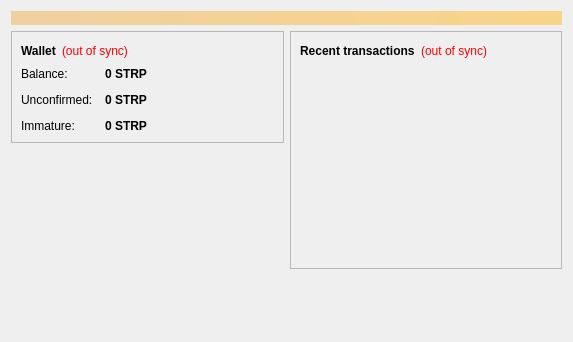
<?xml version="1.0" encoding="UTF-8"?>
<ui version="4.0">
 <class>OverviewPage</class>
 <widget class="QWidget" name="OverviewPage">
  <property name="geometry">
   <rect>
    <x>0</x>
    <y>0</y>
    <width>573</width>
    <height>342</height>
   </rect>
  </property>
  <property name="windowTitle">
   <string>Form</string>
  </property>
  <layout class="QVBoxLayout" name="topLayout">
   <item>
    <widget class="QLabel" name="labelAlerts">
     <property name="visible">
      <bool>false</bool>
     </property>
     <property name="styleSheet">
      <string notr="true">background-color: qlineargradient(x1: 0, y1: 0, x2: 1, y2: 0, stop:0 #F0D0A0, stop:1 #F8D488); color:#000000;</string>
     </property>
     <property name="wordWrap">
      <bool>true</bool>
     </property>
     <property name="margin">
      <number>3</number>
     </property>
    </widget>
   </item>
   <item>
    <layout class="QHBoxLayout" name="horizontalLayout" stretch="1,1">
     <item>
      <layout class="QVBoxLayout" name="verticalLayout_2">
       <item>
        <widget class="QFrame" name="frame">
         <property name="frameShape">
          <enum>QFrame::StyledPanel</enum>
         </property>
         <property name="frameShadow">
          <enum>QFrame::Raised</enum>
         </property>
         <layout class="QVBoxLayout" name="verticalLayout_4">
          <item>
           <layout class="QHBoxLayout" name="horizontalLayout_4">
            <item>
             <widget class="QLabel" name="label_5">
              <property name="font">
               <font>
                <weight>75</weight>
                <bold>true</bold>
               </font>
              </property>
              <property name="text">
               <string>Wallet</string>
              </property>
             </widget>
            </item>
            <item>
             <widget class="QLabel" name="labelWalletStatus">
              <property name="toolTip">
               <string>The displayed information may be out of date. Your wallet automatically synchronizes with the stripecoin network after a connection is established, but this process has not completed yet.</string>
              </property>
              <property name="styleSheet">
               <string notr="true">QLabel { color: red; }</string>
              </property>
              <property name="text">
               <string notr="true">(out of sync)</string>
              </property>
              <property name="alignment">
               <set>Qt::AlignLeading|Qt::AlignLeft|Qt::AlignVCenter</set>
              </property>
             </widget>
            </item>
            <item>
             <spacer name="horizontalSpacer_2">
              <property name="orientation">
               <enum>Qt::Horizontal</enum>
              </property>
              <property name="sizeHint" stdset="0">
               <size>
                <width>40</width>
                <height>20</height>
               </size>
              </property>
             </spacer>
            </item>
           </layout>
          </item>
          <item>
           <layout class="QFormLayout" name="formLayout_2">
            <property name="fieldGrowthPolicy">
             <enum>QFormLayout::AllNonFixedFieldsGrow</enum>
            </property>
            <property name="horizontalSpacing">
             <number>12</number>
            </property>
            <property name="verticalSpacing">
             <number>12</number>
            </property>
            <item row="0" column="0">
             <widget class="QLabel" name="label">
              <property name="text">
               <string>Balance:</string>
              </property>
             </widget>
            </item>
            <item row="0" column="1">
             <widget class="QLabel" name="labelBalance">
              <property name="font">
               <font>
                <weight>75</weight>
                <bold>true</bold>
               </font>
              </property>
              <property name="cursor">
               <cursorShape>IBeamCursor</cursorShape>
              </property>
              <property name="toolTip">
               <string>Your current balance</string>
              </property>
              <property name="text">
               <string notr="true">0 STRP</string>
              </property>
              <property name="textInteractionFlags">
               <set>Qt::LinksAccessibleByMouse|Qt::TextSelectableByKeyboard|Qt::TextSelectableByMouse</set>
              </property>
             </widget>
            </item>
            <item row="1" column="0">
             <widget class="QLabel" name="label_3">
              <property name="text">
               <string>Unconfirmed:</string>
              </property>
             </widget>
            </item>
            <item row="1" column="1">
             <widget class="QLabel" name="labelUnconfirmed">
              <property name="font">
               <font>
                <weight>75</weight>
                <bold>true</bold>
               </font>
              </property>
              <property name="cursor">
               <cursorShape>IBeamCursor</cursorShape>
              </property>
              <property name="toolTip">
               <string>Total of transactions that have yet to be confirmed, and do not yet count toward the current balance</string>
              </property>
              <property name="text">
               <string notr="true">0 STRP</string>
              </property>
              <property name="textInteractionFlags">
               <set>Qt::LinksAccessibleByMouse|Qt::TextSelectableByKeyboard|Qt::TextSelectableByMouse</set>
              </property>
             </widget>
            </item>
            <item row="2" column="0">
             <widget class="QLabel" name="labelImmatureText">
              <property name="text">
               <string>Immature:</string>
              </property>
             </widget>
            </item>
            <item row="2" column="1">
             <widget class="QLabel" name="labelImmature">
              <property name="font">
               <font>
                <weight>75</weight>
                <bold>true</bold>
               </font>
              </property>
              <property name="toolTip">
               <string>Mined balance that has not yet matured</string>
              </property>
              <property name="text">
               <string notr="true">0 STRP</string>
              </property>
              <property name="textInteractionFlags">
               <set>Qt::LinksAccessibleByMouse|Qt::TextSelectableByKeyboard|Qt::TextSelectableByMouse</set>
              </property>
             </widget>
            </item>
           </layout>
          </item>
         </layout>
        </widget>
       </item>
       <item>
        <spacer name="verticalSpacer">
         <property name="orientation">
          <enum>Qt::Vertical</enum>
         </property>
         <property name="sizeHint" stdset="0">
          <size>
           <width>20</width>
           <height>40</height>
          </size>
         </property>
        </spacer>
       </item>
      </layout>
     </item>
     <item>
      <layout class="QVBoxLayout" name="verticalLayout_3">
       <item>
        <widget class="QFrame" name="frame_2">
         <property name="frameShape">
          <enum>QFrame::StyledPanel</enum>
         </property>
         <property name="frameShadow">
          <enum>QFrame::Raised</enum>
         </property>
         <layout class="QVBoxLayout" name="verticalLayout">
          <item>
           <layout class="QHBoxLayout" name="horizontalLayout_2">
            <item>
             <widget class="QLabel" name="label_4">
              <property name="text">
               <string>&lt;b&gt;Recent transactions&lt;/b&gt;</string>
              </property>
             </widget>
            </item>
            <item>
             <widget class="QLabel" name="labelTransactionsStatus">
              <property name="toolTip">
               <string>The displayed information may be out of date. Your wallet automatically synchronizes with the stripecoin network after a connection is established, but this process has not completed yet.</string>
              </property>
              <property name="styleSheet">
               <string notr="true">QLabel { color: red; }</string>
              </property>
              <property name="text">
               <string notr="true">(out of sync)</string>
              </property>
              <property name="alignment">
               <set>Qt::AlignRight|Qt::AlignTrailing|Qt::AlignVCenter</set>
              </property>
             </widget>
            </item>
            <item>
             <spacer name="horizontalSpacer">
              <property name="orientation">
               <enum>Qt::Horizontal</enum>
              </property>
              <property name="sizeHint" stdset="0">
               <size>
                <width>40</width>
                <height>20</height>
               </size>
              </property>
             </spacer>
            </item>
           </layout>
          </item>
          <item>
           <widget class="QListView" name="listTransactions">
            <property name="styleSheet">
             <string notr="true">QListView { background: transparent; }</string>
            </property>
            <property name="frameShape">
             <enum>QFrame::NoFrame</enum>
            </property>
            <property name="verticalScrollBarPolicy">
             <enum>Qt::ScrollBarAlwaysOff</enum>
            </property>
            <property name="horizontalScrollBarPolicy">
             <enum>Qt::ScrollBarAlwaysOff</enum>
            </property>
            <property name="selectionMode">
             <enum>QAbstractItemView::NoSelection</enum>
            </property>
           </widget>
          </item>
         </layout>
        </widget>
       </item>
       <item>
        <spacer name="verticalSpacer_2">
         <property name="orientation">
          <enum>Qt::Vertical</enum>
         </property>
         <property name="sizeHint" stdset="0">
          <size>
           <width>20</width>
           <height>40</height>
          </size>
         </property>
        </spacer>
       </item>
      </layout>
     </item>
    </layout>
   </item>
  </layout>
 </widget>
 <resources/>
 <connections/>
</ui>
